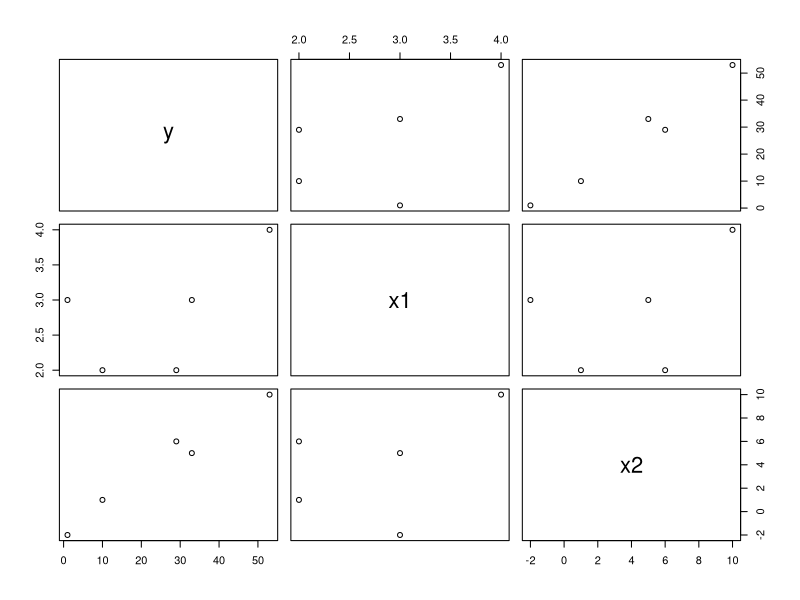

Source code (R):
#### Matrices #####
y = c(29,1,33,10,53)
x1 = c(2,3,3,2,4)
x2 = c(6,-2,5,1,10)
x = rep(1,5)
x = c(x,x1,x2)
X = matrix(x,nrow = 5)
Xt = t(X)
XtX = Xt %*% X
Xtx1 = solve(XtX)

XtY = Xt %*% y

beta = Xtx1 %*% XtY


### LM ###
reg1 = lm(y ~ x1 + x2)
confint(reg1)
summary(reg1)
anova(reg1)
d = data.frame(y,x1,x2)
pairs(d)
